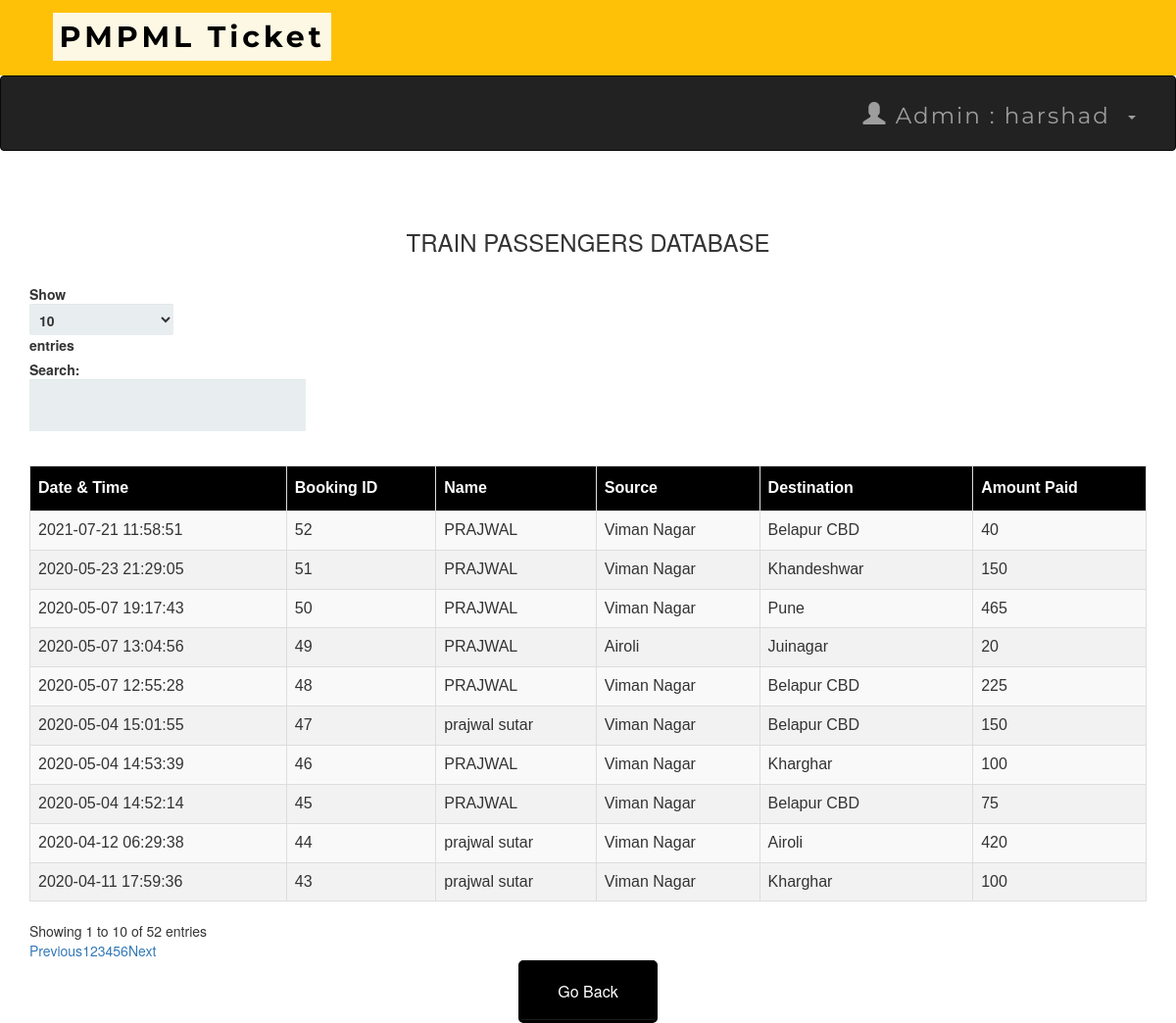
/admintraindb.php (signed in), run on the app's committed database.
### tables this page shows
CREATE TABLE `transactions` (
  `T_No.` int(10) NOT NULL,
  `email` varchar(50) NOT NULL,
  `source` varchar(50) NOT NULL,
  `dest` varchar(50) NOT NULL,
  `Name` varchar(50) NOT NULL,
  `Class` varchar(25) NOT NULL,
  `Type` varchar(25) NOT NULL,
  `NoOfpass` int(11) NOT NULL,
  `card_no` int(25) NOT NULL,
  `expmonth` int(2) NOT NULL,
  `expyear` int(2) NOT NULL,
  `cvv` int(3) NOT NULL,
  `pin` int(4) NOT NULL,
  `Date` datetime NOT NULL DEFAULT current_timestamp(),
  `Amt` int(10) NOT NULL,
  `Route` varchar(25) NOT NULL
);

### admintraindb.php (the view, shortened to what this page needs)
<?php
include 'connect.php' ;
include 'adminheader.php';
?>
 <!DOCTYPE html>
 <html>
 <link rel='stylesheet' href='index.css'>
      <head>
           <link rel="stylesheet" href="https://maxcdn.bootstrapcdn.com/bootstrap/3.3.6/css/bootstrap.min.css" />
           <link rel="stylesheet" href="https://cdn.datatables.net/1.10.12/css/dataTables.bootstrap.min.css" />
      </head>
      <body>
           <br /><br />
           <div class="container">
                <h3 align="center">TRAIN PASSENGERS DATABASE</h3>
                <br />
                <div class="table-responsive">
                     <table id="data" class="table table-striped table-bordered">
                          <thead>
                               <tr>
                                    <th> Date & Time</th>
                                    <th> Booking ID  </th>
                                    <th> Name </th>
                                    <th> Source </th>
                                    <th> Destination </th>
                                    <th> Amount Paid</th>
                               </tr>
                          </thead>
                          <tbody>
  <?php
   $result = mysqli_query($connect , "select * From transactions");
  while ($row = mysqli_fetch_assoc($result)):
  ?>
  <tr>
    <td><?php echo $row['Date']; ?></td>
    <td><?php echo $row['T_No.']; ?></td>
    <td><?php echo $row['Name']; ?></td>
    <td><?php echo $row['source']; ?></td>
    <td><?php echo $row['dest']; ?></td>
    <td><?php echo $row['Amt']; ?></td>
    </tr>
  <?php endwhile; ?>
</tbody>
                     </table>
                </div>
           </div>
      </body>
 </html>
<table align='center'>
<tr>
  <td><a href='admin.php'><button style="background-color: black ; border-color:black "  ><span style="color:white">Go Back </span> </button></a></td>
 </tr>

### index.css (style rules this page uses)
*, *:before, *:after { -moz-box-sizing: border-box; -webkit-box-sizing: border-box; box-sizing: border-box; }
a { text-decoration:none; }
td { text-align: center; }
button { padding: 19px 39px 18px 39px; color: #FFF; background-color: #a8db34; font-size: 18px; text-align: center; font-style: normal; border-radius: 5px; width: 100%; border: 1px solid #71db34; border-width: 1px 1px 3px; box-shadow: 0 -1px 0 rgba(255,255,255,0.1) inset; margin-bottom: 10px; }

### admintraindb.php (style rules this page uses)
table#data { font-size:16px; font-family: "Trebuchet MS", Arial, Helvetica, sans-serif; border-collapse: collapse; border-spacing: 0; width: 100%; }
#data td, #data th { border: 1px solid #ddd; text-align: left; padding: 8px; }
#data tr:nth-child(even) { background-color: #f2f2f2 }
#data th { padding-top: 11px; padding-bottom: 11px; background-color: black; color: white; }

### data on the page
transactions: Date "2020-04-11 17:59:36", value "43", Name "prajwal sutar", source "Viman Nagar", dest "Kharghar", Amt "100"
transactions: Date "2020-04-12 06:29:38", value "44", Name "prajwal sutar", source "Viman Nagar", dest "Airoli", Amt "420"
transactions: Date "2020-05-04 14:52:14", value "45", Name "PRAJWAL", source "Viman Nagar", dest "Belapur CBD", Amt "75"
transactions: Date "2020-05-04 14:53:39", value "46", Name "PRAJWAL", source "Viman Nagar", dest "Kharghar", Amt "100"
transactions: Date "2020-05-04 15:01:55", value "47", Name "prajwal sutar", source "Viman Nagar", dest "Belapur CBD", Amt "150"
transactions: Date "2020-05-07 12:55:28", value "48", Name "PRAJWAL", source "Viman Nagar", dest "Belapur CBD", Amt "225"
transactions: Date "2020-05-07 13:04:56", value "49", Name "PRAJWAL", source "Airoli", dest "Juinagar", Amt "20"
transactions: Date "2020-05-07 19:17:43", value "50", Name "PRAJWAL", source "Viman Nagar", dest "Pune", Amt "465"
transactions: Date "2020-05-23 21:29:05", value "51", Name "PRAJWAL", source "Viman Nagar", dest "Khandeshwar", Amt "150"
transactions: Date "2021-07-21 11:58:51", value "52", Name "PRAJWAL", source "Viman Nagar", dest "Belapur CBD", Amt "40"

### other printed values
$_SESSION['name'] "harshad"
